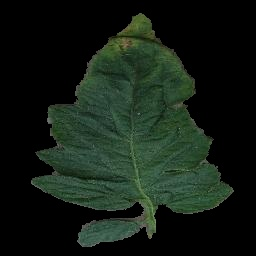
#> input picture segmented/1a/47.jpg, 256 x 256 px, given as the content of the folder segmented/Bacterial_spot, which was not available
$ python FrameworkMLv2.py
#> lines starting #> are read from the running program, lines starting #| are printed output that depends on the picture; pictures that were not available may be replaced by others from this repository, and a replacement may not be noted
import numpy as np
import matplotlib.pyplot as plt
import os

import pandas as pd
import skimage
import tqdm
import skimage as ski
from skimage.io import imread
from skimage.color import rgb2gray
from skimage.color import rgb2hsv
from skimage.feature import local_binary_pattern
from skimage.transform import resize
import cv2

def histogramLBP(P,R, image):
    LBPresult = skimage.feature.local_binary_pattern(image, P, R, method='uniform')
    n_bins = P + 2
    (hist, _) = np.histogram(LBPresult.ravel(), bins=n_bins, range=(0, n_bins), density=True)
    return  hist


folder_name='segmented/'
desease_name=['Bacterial_spot',
              'Healthy',
              'Mold',
              'Septoria_Spot',
              'Spider_mites',
              'Target_Spot',
              'Mosaic_virus',
              'Yellow_Curl_Virus']


#LBP Parameters
R=1
P=8
method='uniform'


data = []
labels = []
columns = []
# Numero di possibili pattern per 'uniform', LBP
n_bins = P + 2
#new_folder_name=folder_name+desease_name[0]
for label in desease_name:
    new_folder_name = folder_name + label

    os.listdir(new_folder_name)
    print(os.listdir(new_folder_name))

    for filename in os.listdir(new_folder_name):
      file_path=os.path.join(new_folder_name,filename)
      try:
        #img=imread(file_path)
        img = cv2.imread(file_path)
#> img is the input picture: shape (256, 256, 3); mean B, G, R 20.4, 29.2, 19.2


        #LBP extraction
        #Convert into hsv
        image_hsv = cv2.cvtColor(img, cv2.COLOR_BGR2HSV)
#> image_hsv: shape (256, 256, 3); mean H, S, V 29.4, 54.3, 29.3
        h, s, v = cv2.split(image_hsv)
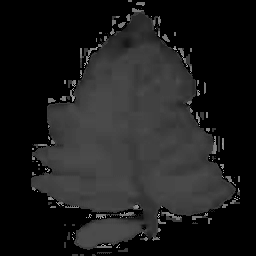
#> h: shape (256, 256); min 0, max 174, mean 29.4
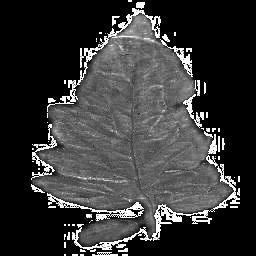
#> s: shape (256, 256); min 0, max 255, mean 54.3
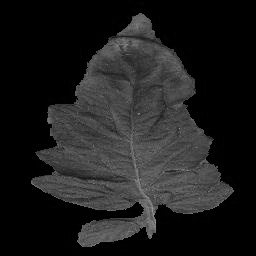
#> v: shape (256, 256); min 0, max 156, mean 29.3

        #LBP 8

        #LBP Uniform-two rotation invariant
        P=8
        R=1
        n_bins=P+2
        hist8LBPh = histogramLBP(P,R,h)
#> in histogramLBP, `(hist, _) = np.histogram(LBPresult.ravel(), bins=n_bins, range=(0, n_b..`: hist = [0.0067, 0.0146, 0.00467, 0.0435, 0.0274, 0.114, 0.0233, 0.0272, 0.712, 0.0266]
#> hist8LBPh has the same summary as hist in histogramLBP
        feature_names8LBP_h = [f"8LBP{i}h" for i in range(n_bins)]

        hist8LBPs = histogramLBP(P,R,s)
#> hist8LBPs = [0.0273, 0.0435, 0.0244, 0.0499, 0.0507, 0.0613, 0.0329, 0.047, 0.587, 0.0763]
        feature_names8LBP_s = [f"8LBP{i}s" for i in range(n_bins)]

        #np.savetxt("HistogramH.txt", histH, fmt="%.5f")

        #LBP 12
        P=12
        R=2
        n_bins=P+2
        hist12LBPh = histogramLBP(P, R, h)
#> call 3 of histogramLBP, with P = 12, R = 2
#> in histogramLBP (call 3), `LBPresult = skimage.feature.local_binary_pattern(image, P, R, method='..`:
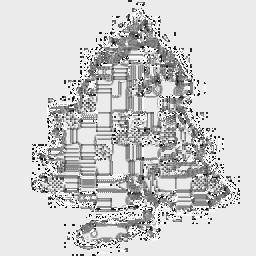
#> LBPresult: shape (256, 256) float64; min 0, max 13, mean 10.56; drawn with min black and max white
#> in histogramLBP (call 3), `(hist, _) = np.histogram(LBPresult.ravel(), bins=n_bins, range=(0, n_b..`: hist = [0.00632, 0.00844, 0.0102, 0.00702, 0.0159, 0.0251, 0.0354, 0.0724, 0.029, 0.0427, 0.0187, 0.0168, 0.644, 0.0679]
#> hist12LBPh has the same summary as hist in histogramLBP
        feature_names12LBP_h = [f"12LBP{i}h" for i in range(n_bins)]
        hist12LBPs = histogramLBP(P, R, s)
#> call 4 of histogramLBP, with P = 12, R = 2
#> in histogramLBP (call 4), `LBPresult = skimage.feature.local_binary_pattern(image, P, R, method='..`:
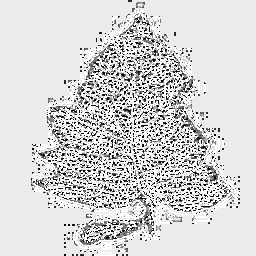
#> LBPresult: shape (256, 256) float64; min 0, max 13, mean 10.83; drawn with min black and max white
#> in histogramLBP (call 4), `(hist, _) = np.histogram(LBPresult.ravel(), bins=n_bins, range=(0, n_b..`: hist = [0.0274, 0.0263, 0.0184, 0.0102, 0.011, 0.0136, 0.0163, 0.015, 0.0115, 0.0107, 0.0154, 0.0315, 0.574, 0.218]
#> hist12LBPs has the same summary as hist in histogramLBP
        feature_names12LBP_s = [f"12LBP{i}s" for i in range(n_bins)]

        #LBP 16
        P=16
        R=3
        n_bins=P+2
        hist16LBPh = histogramLBP(P, R, h)
#> in histogramLBP (call 5), `LBPresult = skimage.feature.local_binary_pattern(image, P, R, method='..`:
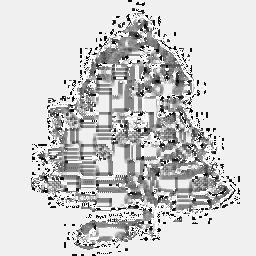
#> LBPresult: shape (256, 256) float64; min 0, max 17, mean 13.8; drawn with min black and max white
#> in histogramLBP (call 5), `(hist, _) = np.histogram(LBPresult.ravel(), bins=n_bins, range=(0, n_b..`: hist = 18 values, max 0.612 at index 16, min 0.00632 at index 3, mean 0.0556
#> hist16LBPh has the same summary as hist in histogramLBP
        feature_names16LBP_h = [f"16LBP{i}h" for i in range(n_bins)]
        hist16LBPs = histogramLBP(P, R, s)
#> in histogramLBP (call 6), `LBPresult = skimage.feature.local_binary_pattern(image, P, R, method='..`:
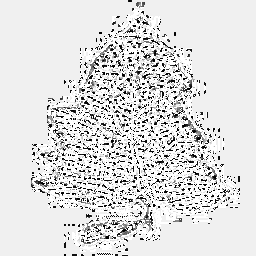
#> LBPresult: shape (256, 256) float64; min 0, max 17, mean 14.76; drawn with min black and max white
#> in histogramLBP (call 6), `(hist, _) = np.histogram(LBPresult.ravel(), bins=n_bins, range=(0, n_b..`: hist = 18 values, max 0.57 at index 16, min 0.00383 at index 5, mean 0.0556
#> hist16LBPs has the same summary as hist in histogramLBP
        feature_names16LBP_s = [f"16LBP{i}s" for i in range(n_bins)]

        features = np.concatenate([hist8LBPh, hist8LBPs, hist12LBPh, hist12LBPs, hist16LBPh, hist16LBPs ])
#> features = 84 values, max 0.712 at index 8, min 0.00383 at index 71, mean 0.0714
        data.append(features)
        labels.append(label)

        columns = feature_names8LBP_h+feature_names8LBP_s+feature_names12LBP_h+feature_names12LBP_s+feature_names16LBP_h+feature_names16LBP_s
        #input("Premi INVIO per continuare...")
      except Exception as e:
        print(f"Errore con {file_path}: {e}")

#feature_names_h = [f"LBP{i}H" for i in range(n_bins)]
#feature_names_s = [f"LBP{i}S" for i in range(n_bins)]

df = pd.DataFrame(data, columns=columns)
df['label'] = labels
df.to_csv("featuresALLLBP.csv", index=False)
